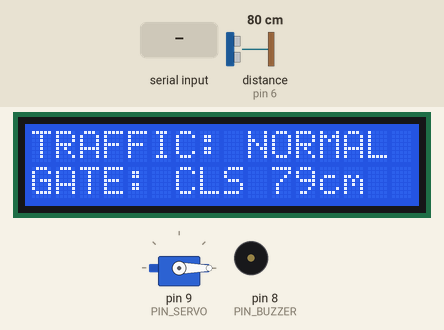
Simulated run of this sketch. Board: Arduino Uno, built with avr-gcc and run on an emulated ATmega328P. Shown: servo, 16×2 character LCD, buzzer (waves = sounding). Wiring (inferred from the names in the program): ultrasonic range finder: trigger pin 7; echo pin 6. Inputs (shaded band) come from the test bench; at power-on: distance to the obstacle (sensor on pin 6) 80 cm. The echo pulse lasts 58.3 µs per cm; what the sketch prints to the serial monitor is not drawn.

Above: at 2.5 s.
2.6 s: distance to the obstacle (sensor on pin 6) set to 18 cm
At 4.4 s:
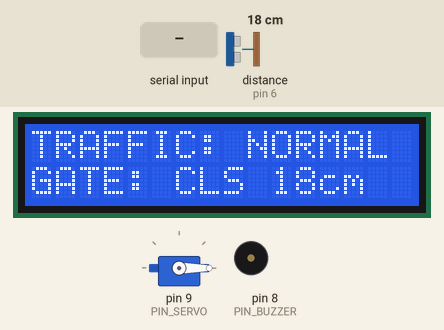
5.0 s: distance to the obstacle (sensor on pin 6) set to 14 cm
At 5.3 s:
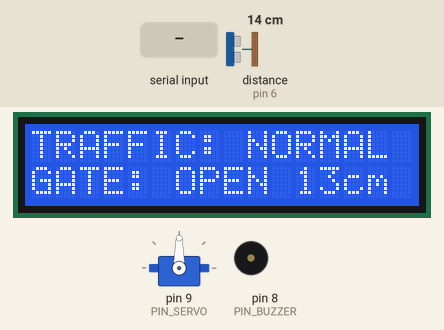
6.9 s: "EMERGENCY\n" received over Serial
At 7.3 s:
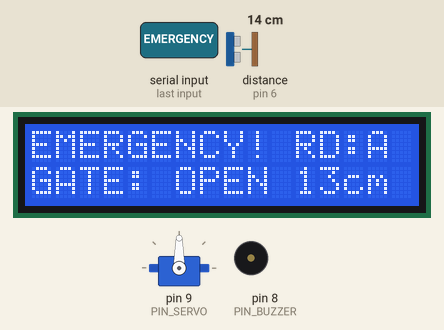
9.1 s: distance to the obstacle (sensor on pin 6) set to 95 cm
At 9.51 s:
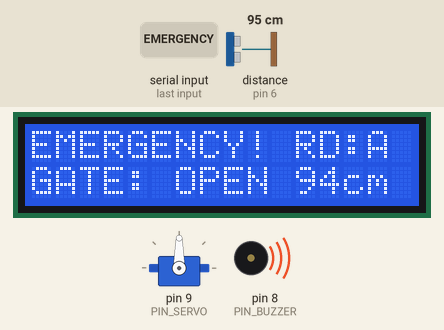
10.8 s: distance to the obstacle (sensor on pin 6) set to 105 cm
At 11.11 s:
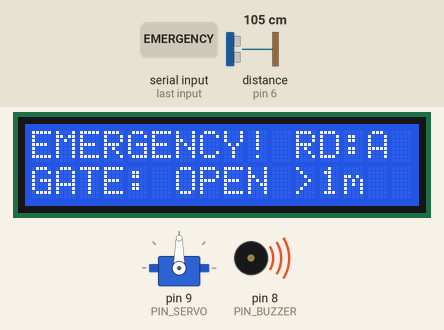
12.9 s: "NORMAL\n" received over the second serial link
At 14.3 s:
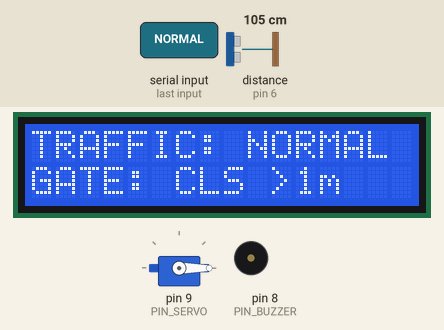
Timing chart, 0 to 15.9 s (numbered marks = the images above; inputs shaded):
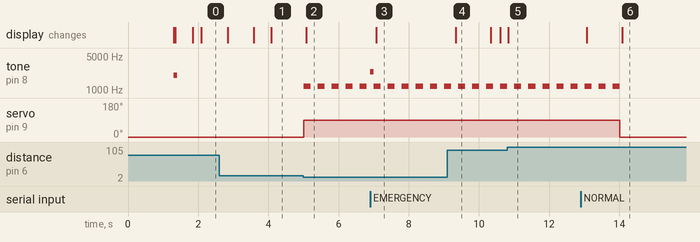

The sketch:

arduino_hospital_gate.ino
```cpp
// =============================================================================
// Smart Traffic Roadside Display & Hospital Entrance Gate Controller
// Target Board: Arduino Uno (ATmega328P, 5V Logic)
// Features:
//   - 16x2 LCD Display (I2C Backpack PCF8574 at 0x27 or 0x3F on A4/A5)
//   - HC-SR04 Ultrasonic Sensor (Trig D7, Echo D6) for Hospital Entrance
//   - SG90/MG90S Servo Motor (D9 PWM) for Hospital Automatic Door / Boom Barrier
//   - Piezo Buzzer (D8) for Emergency Siren & Gate Opening Alert
//   - SoftwareSerial (Pin 2 RX, Pin 3 TX) from ESP32 UART2 (GPIO 17 TX)
//   - Hardware USB Serial (115200) for PC/Laptop direct control & debugging
// =============================================================================

#include <Wire.h>
#include <LiquidCrystal_I2C.h>
#include <Servo.h>
#include <SoftwareSerial.h>

// -----------------------------------------------------------------------------
// Pin Definitions
// -----------------------------------------------------------------------------
constexpr uint8_t PIN_SW_RX       = 2;  // SoftwareSerial RX (Connects to ESP32 GPIO 17 TX)
constexpr uint8_t PIN_SW_TX       = 3;  // SoftwareSerial TX (Not used, or with voltage divider to ESP32 RX)
constexpr uint8_t PIN_US_ECHO     = 6;  // HC-SR04 Echo (5V logic on Uno is safe)
constexpr uint8_t PIN_US_TRIG     = 7;  // HC-SR04 Trig
constexpr uint8_t PIN_BUZZER      = 8;  // Active/Passive Buzzer (+)
constexpr uint8_t PIN_SERVO       = 9;  // SG90 Servo PWM signal

// -----------------------------------------------------------------------------
// Parameters & Thresholds
// -----------------------------------------------------------------------------
constexpr unsigned int  DISTANCE_THRESHOLD_CM = 15;   // Trigger gate when vehicle is closer than 15 cm
constexpr unsigned long GATE_HOLD_DURATION_MS = 5000; // Keep gate open for 5 seconds
constexpr unsigned long ULTRASONIC_INTERVAL   = 100;  // Read distance every 100ms
constexpr unsigned long LCD_UPDATE_INTERVAL   = 250;  // Refresh LCD display every 250ms

// -----------------------------------------------------------------------------
// Hardware Instances
// -----------------------------------------------------------------------------
// Note: If display is blank, change 0x27 to 0x3F or adjust contrast trimmer on back
LiquidCrystal_I2C lcd(0x27, 16, 2);
Servo gateServo;
SoftwareSerial espSerial(PIN_SW_RX, PIN_SW_TX);

// -----------------------------------------------------------------------------
// System State Variables
// -----------------------------------------------------------------------------
enum GateState {
  GATE_CLOSED,
  GATE_OPENING,
  GATE_OPEN,
  GATE_CLOSING
};

GateState currentGateState = GATE_CLOSED;
int currentServoAngle = 0; // 0 deg = closed, 90 deg = open

char activeEmergencyRoad = '-'; // 'A', 'B', 'C', or '-' (None)
bool isEmergency = false;

unsigned long lastUltrasonicRead = 0;
unsigned long lastLcdUpdate = 0;
unsigned long gateOpenedTime = 0;
unsigned long buzzerLastToggle = 0;
bool buzzerState = false;

long measuredDistanceCm = 999;
char serialBuffer[64];
uint8_t bufferIdx = 0;

// -----------------------------------------------------------------------------
// Ultrasonic Reading Helper (Safe with 30ms timeout)
// -----------------------------------------------------------------------------
long readUltrasonicDistance() {
  digitalWrite(PIN_US_TRIG, LOW);
  delayMicroseconds(2);
  digitalWrite(PIN_US_TRIG, HIGH);
  delayMicroseconds(10);
  digitalWrite(PIN_US_TRIG, LOW);

  // pulseIn with 30000us timeout (~5m max range) prevents blocking
  unsigned long duration = pulseIn(PIN_US_ECHO, HIGH, 30000UL);
  if (duration == 0) {
    return 999; // Out of range or no echo
  }
  return duration * 0.0343 / 2.0;
}

// -----------------------------------------------------------------------------
// Command Parser (handles both ESP32 JSON / text and PC Serial)
// Format examples: "EMERGENCY:A", "NORMAL", "GATE:OPEN", "GATE:CLOSE"
// -----------------------------------------------------------------------------
void parseCommand(const char* cmd) {
  Serial.print(F("[CMD] Received: "));
  Serial.println(cmd);

  if (strstr(cmd, "EMERGENCY") != nullptr || strstr(cmd, "\"event\":\"EMERGENCY\"") != nullptr) {
    isEmergency = true;
    if (strstr(cmd, "road\":\"A\"") || strstr(cmd, ":A")) activeEmergencyRoad = 'A';
    else if (strstr(cmd, "road\":\"B\"") || strstr(cmd, ":B")) activeEmergencyRoad = 'B';
    else if (strstr(cmd, "road\":\"C\"") || strstr(cmd, ":C")) activeEmergencyRoad = 'C';
    else activeEmergencyRoad = 'A';

    // Alarm double-beep
    tone(PIN_BUZZER, 2400, 150);
  }
  else if (strstr(cmd, "NORMAL") != nullptr || strstr(cmd, "\"event\":\"NORMAL\"") != nullptr) {
    isEmergency = false;
    activeEmergencyRoad = '-';
    noTone(PIN_BUZZER);
  }
  else if (strstr(cmd, "GATE:OPEN") != nullptr) {
    openGate();
  }
  else if (strstr(cmd, "GATE:CLOSE") != nullptr) {
    closeGate();
  }
}

// -----------------------------------------------------------------------------
// Servo Gate Control
// -----------------------------------------------------------------------------
void openGate() {
  if (currentGateState != GATE_OPEN && currentGateState != GATE_OPENING) {
    Serial.println(F("[GATE] Opening Hospital Entrance Barrier..."));
    currentGateState = GATE_OPEN;
    currentServoAngle = 90;
    gateServo.write(currentServoAngle);
    gateOpenedTime = millis();
    tone(PIN_BUZZER, 1800, 200); // Beep confirmation
  }
}

void closeGate() {
  if (currentGateState != GATE_CLOSED) {
    Serial.println(F("[GATE] Closing Hospital Entrance Barrier..."));
    currentGateState = GATE_CLOSED;
    currentServoAngle = 0;
    gateServo.write(currentServoAngle);
    noTone(PIN_BUZZER);
  }
}

// -----------------------------------------------------------------------------
// LCD Display Update (Clean, formatted 16x2 output)
// -----------------------------------------------------------------------------
void updateLcd() {
  lcd.setCursor(0, 0);
  if (isEmergency) {
    lcd.print(F("EMERGENCY! RD:"));
    lcd.print(activeEmergencyRoad);
    lcd.print(F(" "));
  } else {
    lcd.print(F("TRAFFIC: NORMAL "));
  }

  lcd.setCursor(0, 1);
  if (currentGateState == GATE_OPEN) {
    lcd.print(F("GATE: OPEN "));
  } else {
    lcd.print(F("GATE: CLS "));
  }

  if (measuredDistanceCm < 100) {
    lcd.print(measuredDistanceCm);
    lcd.print(F("cm  "));
  } else {
    lcd.print(F(">1m  "));
  }
}

// -----------------------------------------------------------------------------
// Setup
// -----------------------------------------------------------------------------
void setup() {
  // Initialize Serial Ports
  Serial.begin(115200);
  espSerial.begin(9600);

  Serial.println(F("\n=============================================="));
  Serial.println(F("  Smart Traffic Roadside & Hospital Gate Unit"));
  Serial.println(F("=============================================="));

  // Initialize Pins
  pinMode(PIN_US_TRIG, OUTPUT);
  pinMode(PIN_US_ECHO, INPUT);
  pinMode(PIN_BUZZER, OUTPUT);
  digitalWrite(PIN_BUZZER, LOW);

  // Initialize Servo
  gateServo.attach(PIN_SERVO);
  gateServo.write(0); // Start closed

  // Initialize LCD
  lcd.init();
  lcd.backlight();
  lcd.clear();
  lcd.setCursor(0, 0);
  lcd.print(F("SMART TRAFFIC"));
  lcd.setCursor(0, 1);
  lcd.print(F("HOSPITAL GATE OK"));
  delay(1200);
  lcd.clear();

  // Test beep
  tone(PIN_BUZZER, 2000, 100);
  Serial.println(F("[SYSTEM] Roadside Unit Ready."));
}

// -----------------------------------------------------------------------------
// Main Loop
// -----------------------------------------------------------------------------
void loop() {
  unsigned long now = millis();

  // 1. Process Hardware USB Serial input from Laptop
  while (Serial.available() > 0) {
    char c = Serial.read();
    if (c == '\n' || c == '\r') {
      if (bufferIdx > 0) {
        serialBuffer[bufferIdx] = '\0';
        parseCommand(serialBuffer);
        bufferIdx = 0;
      }
    } else if (bufferIdx < sizeof(serialBuffer) - 1) {
      serialBuffer[bufferIdx++] = c;
    }
  }

  // 2. Process SoftwareSerial input from ESP32
  while (espSerial.available() > 0) {
    char c = espSerial.read();
    if (c == '\n' || c == '\r') {
      if (bufferIdx > 0) {
        serialBuffer[bufferIdx] = '\0';
        parseCommand(serialBuffer);
        bufferIdx = 0;
      }
    } else if (bufferIdx < sizeof(serialBuffer) - 1) {
      serialBuffer[bufferIdx++] = c;
    }
  }

  // 3. Periodic Ultrasonic Distance Sensor Reading
  if (now - lastUltrasonicRead >= ULTRASONIC_INTERVAL) {
    lastUltrasonicRead = now;
    measuredDistanceCm = readUltrasonicDistance();

    // Check if vehicle is detected at hospital gate
    if (measuredDistanceCm <= DISTANCE_THRESHOLD_CM && measuredDistanceCm > 0) {
      openGate();
      gateOpenedTime = now; // Reset hold countdown while vehicle is present
    }
  }

  // 4. Automatic Gate Timeout Handling
  if (currentGateState == GATE_OPEN) {
    // Pulsing buzzer warning while gate is open
    if (now - buzzerLastToggle >= 200) {
      buzzerLastToggle = now;
      buzzerState = !buzzerState;
      if (buzzerState) tone(PIN_BUZZER, 1200);
      else noTone(PIN_BUZZER);
    }

    // Auto-close gate after vehicle has cleared and timeout elapsed
    if (now - gateOpenedTime >= GATE_HOLD_DURATION_MS) {
      if (measuredDistanceCm > DISTANCE_THRESHOLD_CM) {
        closeGate();
      } else {
        // Vehicle still blocking sensor, hold open longer
        gateOpenedTime = now;
      }
    }
  }

  // 5. Periodic LCD Display Refresh
  if (now - lastLcdUpdate >= LCD_UPDATE_INTERVAL) {
    lastLcdUpdate = now;
    updateLcd();
  }
}
```

Measured:
- the behaviour switches between 17 and 16 cm on distance to the obstacle (sensor on pin 6) (found by bisection; images 1 and 2)
- the behaviour switches between 100 and 101 cm on distance to the obstacle (sensor on pin 6) (found by bisection; images 4 and 5)
- after the input at 2.6 s, the display: changes after 0.24 s (image 1)
- after the input at 5.0 s, tone on pin 8 (PIN_BUZZER): alternates 1200 Hz for 0.20 s and silent for 0.20 s, starting at once; servo on pin 9 (PIN_SERVO): 0° → 90° at once; the display: changes after 0.08 s (image 2)
- after the input at 6.9 s, the display: changes after 0.17 s (image 3)
- after the input at 9.1 s, the display: changes after 0.24 s (image 4)
- after the input at 10.8 s, the display: changes at once (image 5)
- after the input at 12.9 s, the display: first changes after 0.17 s (image 6 shows a later state)
